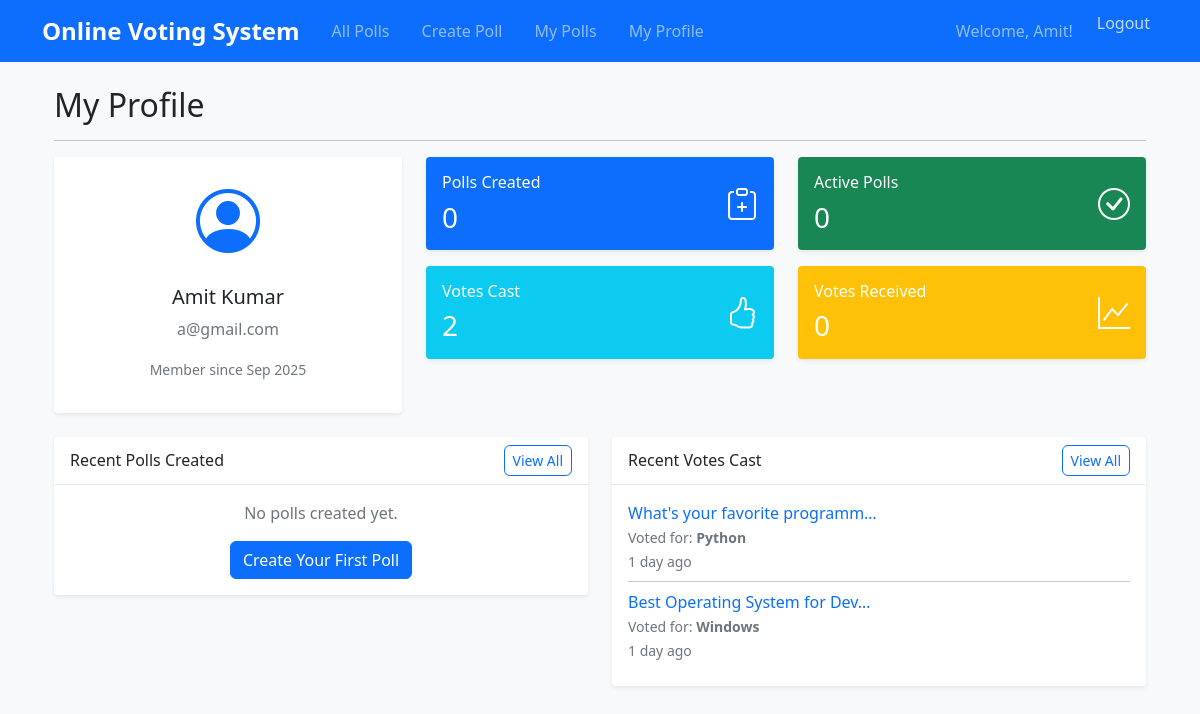
Page /accounts/profile/ (signed in) on the committed database.
### polls/models.py (models this page shows, shortened)
class Vote(models.Model):
    user = models.ForeignKey(User, on_delete=models.CASCADE)
    choice = models.ForeignKey(Choice, on_delete=models.CASCADE)
    voted_at = models.DateTimeField(default=timezone.now)

class Choice(models.Model):
    poll = models.ForeignKey(Poll, on_delete=models.CASCADE, related_name='choices')
    choice_text = models.CharField(max_length=200)
    description = models.TextField(blank=True)

class Poll(models.Model):
    question = models.CharField(max_length=200)
    description = models.TextField(blank=True)
    created_date = models.DateTimeField(default=timezone.now)
    start_date = models.DateTimeField(default=timezone.now)
    end_date = models.DateTimeField()
    created_by = models.ForeignKey(User, on_delete=models.CASCADE)
    is_active = models.BooleanField(default=True)

### accounts/views.py (the view)
# urls.py: path('profile/', views.profile, name='profile'),
@login_required
def profile(request):
    from polls.models import Poll, Vote
    user_polls = Poll.objects.filter(created_by=request.user)
    user_votes = Vote.objects.filter(user=request.user)
    stats = {
        'total_polls_created': user_polls.count(),
        'active_polls': user_polls.filter(is_active=True, end_date__gt=timezone.now()).count(),
        'total_votes_cast': user_votes.count(),
        'total_votes_received': Vote.objects.filter(choice__poll__created_by=request.user).count(),
    }
    recent_polls = user_polls.order_by('-created_date')[:5]
    recent_votes = user_votes.select_related('choice__poll').order_by('-voted_at')[:5]
    context = {
        'stats': stats,
        'recent_polls': recent_polls,
        'recent_votes': recent_votes,
    }
    return render(request, 'accounts/profile.html', context)

### templates/accounts/profile.html (shortened to what this page needs)
{% extends 'base.html' %}
{% block content %}
<div class="container">
    <div class="row">
        <div class="col-12">
            <h2>My Profile</h2>
            <hr>
        </div>
    </div>
    <div class="row mb-4">
        <div class="col-md-4">
            <div class="card">
                <div class="card-body text-center">
                    <div class="mb-3">
                        <i class="bi bi-person-circle" style="font-size: 4rem; color: #0d6efd;"></i>
                    </div>
                    <h5 class="card-title">{{ user.get_full_name|default:user.username }}</h5>
                    <p class="card-text text-muted">{{ user.email }}</p>
                    <p class="text-muted">
                        <small>Member since {{ user.date_joined|date:"M Y" }}</small>
                    </p>
                </div>
            </div>
        </div>
        <div class="col-md-8">
            <div class="row">
                <div class="col-md-6 mb-3">
                    <div class="card bg-primary text-white">
                        <div class="card-body">
                            <div class="d-flex justify-content-between">
                                <div>
                                    <h6 class="card-title">Polls Created</h6>
                                    <h3 class="mb-0">{{ stats.total_polls_created }}</h3>
                                </div>
                                <div class="align-self-center">
                                    <i class="bi bi-clipboard-plus" style="font-size: 2rem;"></i>
                                </div>
                            </div>
                        </div>
                    </div>
                </div>
                <div class="col-md-6 mb-3">
                    <div class="card bg-success text-white">
                        <div class="card-body">
                            <div class="d-flex justify-content-between">
                                <div>
                                    <h6 class="card-title">Active Polls</h6>
                                    <h3 class="mb-0">{{ stats.active_polls }}</h3>
                                </div>
                                <div class="align-self-center">
                                    <i class="bi bi-check-circle" style="font-size: 2rem;"></i>
                                </div>
                            </div>
                        </div>
                    </div>
                </div>
                <div class="col-md-6 mb-3">
                    <div class="card bg-info text-white">
                        <div class="card-body">
                            <div class="d-flex justify-content-between">
                                <div>
                                    <h6 class="card-title">Votes Cast</h6>
                                    <h3 class="mb-0">{{ stats.total_votes_cast }}</h3>
                                </div>
                                <div class="align-self-center">
                                    <i class="bi bi-hand-thumbs-up" style="font-size: 2rem;"></i>
                                </div>
                            </div>
                        </div>
                    </div>
                </div>
                <div class="col-md-6 mb-3">
                    <div class="card bg-warning text-white">
                        <div class="card-body">
                            <div class="d-flex justify-content-between">
                                <div>
                                    <h6 class="card-title">Votes Received</h6>
                                    <h3 class="mb-0">{{ stats.total_votes_received }}</h3>
                                </div>
                                <div class="align-self-center">
                                    <i class="bi bi-graph-up" style="font-size: 2rem;"></i>
                                </div>
                            </div>
                        </div>
                    </div>
                </div>
            </div>
        </div>
    </div>
    <div class="row">
        <div class="col-md-6">
            <div class="card">
                <div class="card-header d-flex justify-content-between align-items-center">
                    <h6 class="mb-0">Recent Polls Created</h6>
                    <a href="{% url 'polls:my_polls' %}" class="btn btn-sm btn-outline-primary">View All</a>
                </div>
                <div class="card-body">
                    {% if recent_polls %}
                        {% for poll in recent_polls %}
                            <div class="d-flex justify-content-between align-items-center mb-2">
                                <div>
                                    <a href="{% url 'polls:detail' poll.id %}" class="text-decoration-none">
                                        {{ poll.question|truncatechars:40 }}
                                    </a>
                                    <br>
                                    <small class="text-muted">{{ poll.created_date|timesince }} ago</small>
                                </div>
                                <span class="badge bg-{{ poll.is_voting_open|yesno:'success,secondary' }}">
                                    {{ poll.is_voting_open|yesno:'Active,Closed' }}
                                </span>
                            </div>
                            {% if not forloop.last %}<hr class="my-2">{% endif %}
                        {% endfor %}
                    {% else %}
                        <p class="text-muted text-center">No polls created yet.</p>
                        <div class="text-center">
                            <a href="{% url 'polls:create_poll' %}" class="btn btn-primary">Create Your First Poll</a>
                        </div>
                    {% endif %}
                </div>
            </div>
        </div>
        <div class="col-md-6">
            <div class="card">
                <div class="card-header d-flex justify-content-between align-items-center">
                    <h6 class="mb-0">Recent Votes Cast</h6>
                    <a href="{% url 'accounts:voting_history' %}" class="btn btn-sm btn-outline-primary">View All</a>
                </div>
                <div class="card-body">
                    {% if recent_votes %}
                        {% for vote in recent_votes %}
                            <div class="d-flex justify-content-between align-items-center mb-2">
                                <div>
                                    <a href="{% url 'polls:results' vote.choice.poll.id %}" class="text-decoration-none">
                                        {{ vote.choice.poll.question|truncatechars:30 }}
                                    </a>
                                    <br>
                                    <small class="text-muted">
                                        Voted for: <strong>{{ vote.choice.choice_text }}</strong><br>
                                        {{ vote.voted_at|timesince }} ago
                                    </small>
                                </div>
                            </div>
                            {% if not forloop.last %}<hr class="my-2">{% endif %}
                        {% endfor %}
                    {% else %}
                        <p class="text-muted text-center">No votes cast yet.</p>
                        <div class="text-center">
                            <a href="{% url 'polls:index' %}" class="btn btn-primary">Start Voting</a>
                        </div>
                    {% endif %}
                </div>
            </div>
        </div>
    </div>
</div>
{% endblock %}

### templates/base.html (shortened to what this page needs)
<!DOCTYPE html>
<html lang="en">
<head>
    <link href="https://cdn.jsdelivr.net/npm/bootstrap@5.1.3/dist/css/bootstrap.min.css" rel="stylesheet">
    <link href="https://cdn.jsdelivr.net/npm/bootstrap-icons@1.7.2/font/bootstrap-icons.css" rel="stylesheet">
    {% load static %}
    <link href="{% static 'css/style.css' %}" rel="stylesheet">
</head>
<body>
    <nav class="navbar navbar-expand-lg navbar-dark bg-primary">
        <div class="container">
            <a class="navbar-brand" href="{% url 'polls:index' %}">Online Voting System</a>
            <div class="collapse navbar-collapse" id="navbarNav">
                <div class="navbar-nav me-auto">
                    {% if user.is_authenticated %}
                        <a class="nav-link" href="{% url 'polls:index' %}">All Polls</a>
                        <a class="nav-link" href="{% url 'polls:create_poll' %}">Create Poll</a>
                        <a class="nav-link" href="{% url 'polls:my_polls' %}">My Polls</a>
                        <a class="nav-link" href="{% url 'accounts:profile' %}">My Profile</a>
                    {% endif %}
                </div>
                <div class="navbar-nav ms-auto">
                    {% if user.is_authenticated %}
                        <span class="navbar-text me-3">Welcome, {{ user.first_name|default:user.username }}!</span>
                        <form method="post" action="{% url 'accounts:logout' %}" class="d-inline">
                            <button type="submit" class="nav-link btn btn-link p-0" style="border: none; background: none; color: rgba(255,255,255,.75); text-decoration: none; font-size: 1rem;">Logout</button>
                        </form>
                    {% else %}
                        <a class="nav-link" href="{% url 'accounts:login' %}">Login</a>
                        <a class="nav-link" href="{% url 'accounts:register' %}">Register</a>
                    {% endif %}
                </div>
            </div>
        </div>
    </nav>
    <div class="container mt-4">
        {% block content %}
        {% endblock %}
    </div>
</body>
</html>

### static/css/style.css (style rules this page uses)
body { font-family: 'Segoe UI', Tahoma, Geneva, Verdana, sans-serif; background-color: #f8f9fa; }
.navbar-brand { font-weight: bold; font-size: 1.5rem; }
.card { border: none; box-shadow: 0 0.125rem 0.25rem rgba(0, 0, 0, 0.075); transition: box-shadow 0.15s ease-in-out; }
.card-header { background-color: #fff; border-bottom: 1px solid #e9ecef; font-weight: 600; }
.btn { border-radius: 0.375rem; font-weight: 500; transition: all 0.2s ease-in-out; }
.btn-primary { background-color: #0d6efd; border-color: #0d6efd; }
.navbar-nav .nav-link { margin: 0 0.5rem; border-radius: 0.375rem; transition: all 0.2s ease-in-out; }

### rows in the picture
Vote: choice.poll.question "What's your favorite programm…", choice.choice_text "Python", voted_at "1 day"
Vote: choice.poll.question "Best Operating System for Dev…", choice.choice_text "Windows", voted_at "1 day"

### other values in the picture
{{ user.first_name|default:user.username }} "Amit"
{{ user.get_full_name|default:user.username }} "Amit Kumar"
{{ user.email }} "a@gmail.com"
{{ user.date_joined|date:"M Y" }} "Sep 2025"
{{ stats.total_polls_created }} "0"
{{ stats.active_polls }} "0"
{{ stats.total_votes_cast }} "2"
{{ stats.total_votes_received }} "0"
